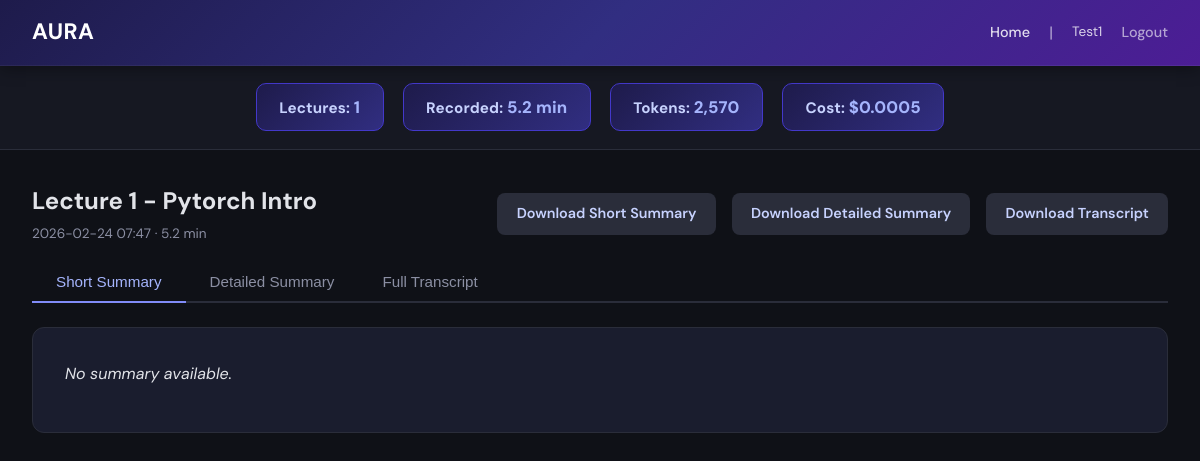
Screenshot of /lecture/2 (signed in) with the database file from the repository.
### tables this page shows
CREATE TABLE lectures (
                id                 INTEGER PRIMARY KEY AUTOINCREMENT,
                subject_id         INTEGER NOT NULL REFERENCES subjects(id),
                title              TEXT    NOT NULL,
                date               TEXT    DEFAULT (date('now')),
                duration_seconds   REAL,
                transcript_path    TEXT,
                short_summary_path TEXT,
                long_summary_path  TEXT,
                created_at         TEXT    DEFAULT (datetime('now'))
            );

### src/web.py (the view)
@app.route("/lecture/<int:lecture_id>")
@_require_login
def view_lecture(lecture_id):
    user = _current_user()
    lec = get_lecture(lecture_id)
    if not lec:
        flash("Lecture not found.", "error")
        return redirect(url_for("home"))
    stats = get_usage_stats(user["id"])
    short_md = ""
    long_md = ""
    transcript_text = ""
    if lec.get("short_summary_path") and Path(lec["short_summary_path"]).exists():
        short_md = Path(lec["short_summary_path"]).read_text(encoding="utf-8")
    if lec.get("long_summary_path") and Path(lec["long_summary_path"]).exists():
        long_md = Path(lec["long_summary_path"]).read_text(encoding="utf-8")
    if lec.get("transcript_path") and Path(lec["transcript_path"]).exists():
        with open(lec["transcript_path"]) as f:
            tdata = json.load(f)
        transcript_text = " ".join(s["text"] for s in tdata.get("segments", []) if s.get("text"))
    return render_template(
        "lecture.html",
        user=user, lecture=lec, stats=stats,
        short_summary=short_md, long_summary=long_md,
        transcript_text=transcript_text,
    )

### src/database.py (called while the page is built)
def _get_conn(db_path: Path = DB_PATH) -> sqlite3.Connection:
    conn = sqlite3.connect(str(db_path))
    conn.row_factory = sqlite3.Row
    conn.execute("PRAGMA journal_mode=WAL")
    conn.execute("PRAGMA foreign_keys=ON")
    return conn

@contextmanager
def get_db(db_path: Path = DB_PATH):
    conn = _get_conn(db_path)
    try:
        yield conn
        conn.commit()
    finally:
        conn.close()

def get_lecture(lecture_id: int) -> dict | None:
    with get_db() as conn:
        row = conn.execute(
            "SELECT * FROM lectures WHERE id = ?", (lecture_id,)
        ).fetchone()
        return dict(row) if row else None

### src/web.py (called while the page is built)
def _current_user() -> dict | None:
    return session.get("user")

def _require_login(f):
    from functools import wraps
    @wraps(f)
    def decorated(*args, **kwargs):
        if not _current_user():
            return redirect(url_for("login"))
        return f(*args, **kwargs)
    return decorated

### src/templates/lecture.html (shortened to what this page needs)
{% extends "base.html" %}
{% block body %}
<nav class="navbar">
    <div class="brand">AURA</div>
    <div class="nav-links">
        <a href="{{ url_for('home') }}">Home</a>
        <span style="opacity:0.6;">|</span>
        <span style="font-size:0.85rem; opacity:0.8;">{{ user.username }}</span>
        <a href="{{ url_for('logout') }}" style="opacity:0.7;">Logout</a>
    </div>
</nav>
<div class="stats-bar">
    <div class="stat-chip">Lectures: <span class="val">{{ stats.total_lectures }}</span></div>
    <div class="stat-chip">Recorded: <span class="val">{{ "%.1f"|format(stats.total_duration / 60) }} min</span></div>
    <div class="stat-chip">Tokens: <span class="val">{{ "{:,}".format(stats.total_prompt_tokens + stats.total_completion_tokens) }}</span></div>
    <div class="stat-chip">Cost: <span class="val">${{ "%.4f"|format(stats.total_cost) }}</span></div>
</div>
<div class="container-wide">
    <div class="flex justify-between items-center mb-2">
        <div>
            <h2>{{ lecture.title }}</h2>
            <span class="text-muted" style="font-size:0.85rem;">
                {{ lecture.created_at[:16] }} &middot;
                {{ "%.1f"|format((lecture.duration_seconds or 0) / 60) }} min
            </span>
        </div>
        <div class="flex gap">
            {% if lecture.short_summary_path %}
            <a href="{{ url_for('download_file', path=lecture.short_summary_path) }}" class="btn btn-secondary">Download Short Summary</a>
            {% endif %}
            {% if lecture.long_summary_path %}
            <a href="{{ url_for('download_file', path=lecture.long_summary_path) }}" class="btn btn-secondary">Download Detailed Summary</a>
            {% endif %}
            {% if lecture.transcript_path %}
            <a href="{{ url_for('download_file', path=lecture.transcript_path) }}" class="btn btn-secondary">Download Transcript</a>
            {% endif %}
        </div>
    </div>
    <div class="tabs">
        <button class="tab-btn active" data-group="lec" data-tab="short" onclick="switchTab('lec','short')">Short Summary</button>
        <button class="tab-btn" data-group="lec" data-tab="long" onclick="switchTab('lec','long')">Detailed Summary</button>
        <button class="tab-btn" data-group="lec" data-tab="transcript" onclick="switchTab('lec','transcript')">Full Transcript</button>
    </div>
    <div class="tab-content active" data-group="lec" data-tab="short">
        <div id="short-md" class="summary-content"></div>
    </div>
</div>
{% endblock %}

### src/templates/base.html (style rules this page uses)
*, *::before, *::after { box-sizing: border-box; margin: 0; padding: 0; }
body { font-family: 'DM Sans', -apple-system, BlinkMacSystemFont, sans-serif; background: #0f1117; color: #e2e4e9; line-height: 1.6; min-height: 100vh; }
a { color: #818cf8; text-decoration: none; }
.navbar { background: linear-gradient(135deg, #1e1b4b 0%, #312e81 50%, #4c1d95 100%); padding: 0.9rem 2rem; display: flex; align-items: center; justify-content: space-between; color: white; position: sticky; top: 0; z-index: 100; box-shadow: 0 2px 16px rgba(0,0,0,0.4); border-bottom: 1px solid rgba(255,255,255,0.06); }
.navbar .brand { font-size: 1.4rem; font-weight: 700; display: flex; align-items: center; gap: 0.5rem; letter-spacing: 0.02em; }
.navbar .nav-links { display: flex; align-items: center; gap: 1.2rem; }
.navbar a { color: rgba(255,255,255,0.85); font-weight: 500; font-size: 0.9rem; }
.stats-bar { display: flex; justify-content: center; gap: 1.2rem; padding: 1.1rem 2rem; background: #161822; border-bottom: 1px solid #2a2d3a; flex-wrap: wrap; }
.stat-chip { background: linear-gradient(135deg, #1e1b4b 0%, #312e81 100%); border: 1px solid #4338ca; border-radius: 10px; padding: 0.6rem 1.4rem; font-size: 0.95rem; font-weight: 700; color: #c7d2fe; letter-spacing: 0.01em; }
.stat-chip .val { font-weight: 800; color: #a5b4fc; font-size: 1.05rem; }
.container-wide { max-width: 1400px; margin: 0 auto; padding: 2rem; }
.btn { display: inline-flex; align-items: center; gap: 0.4rem; padding: 0.6rem 1.2rem; border: none; border-radius: 8px; font-size: 0.9rem; font-weight: 600; cursor: pointer; transition: all 0.2s; text-decoration: none; }
.btn-secondary { background: #2a2d3a; color: #c7d2fe; }
.summary-content { background: #1a1d2e; border: 1px solid #2a2d3a; border-radius: 12px; padding: 2rem; line-height: 1.8; color: #e2e4e9; }
.tabs { display: flex; gap: 0; margin-bottom: 1.5rem; border-bottom: 2px solid #2a2d3a; }
.tab-btn { padding: 0.7rem 1.5rem; background: none; border: none; font-size: 0.95rem; font-weight: 500; color: #8b8fa3; cursor: pointer; border-bottom: 2px solid transparent; margin-bottom: -2px; transition: all 0.2s; }
.tab-btn.active { color: #a5b4fc; border-bottom-color: #818cf8; }
.tab-content { display: none; }
.tab-content.active { display: block; }
.mb-2 { margin-bottom: 1rem; }
.text-muted { color: #8b8fa3; }
.flex { display: flex; }
.gap { gap: 1rem; }
.items-center { align-items: center; }
.justify-between { justify-content: space-between; }

### rows the page displays
lectures: title "Lecture 1 - Pytorch Intro", created_at "2026-02-24 07:47", (lecture.duration_secondsor0)/60 "5.2"

### other values shown
{{ user.username }} "Test1"
{{ stats.total_lectures }} "1"
{{ "%.1f"|format(stats.total_duration / 60) }} "5.2"
{{ "%.4f"|format(stats.total_cost) }} "0.0005"
